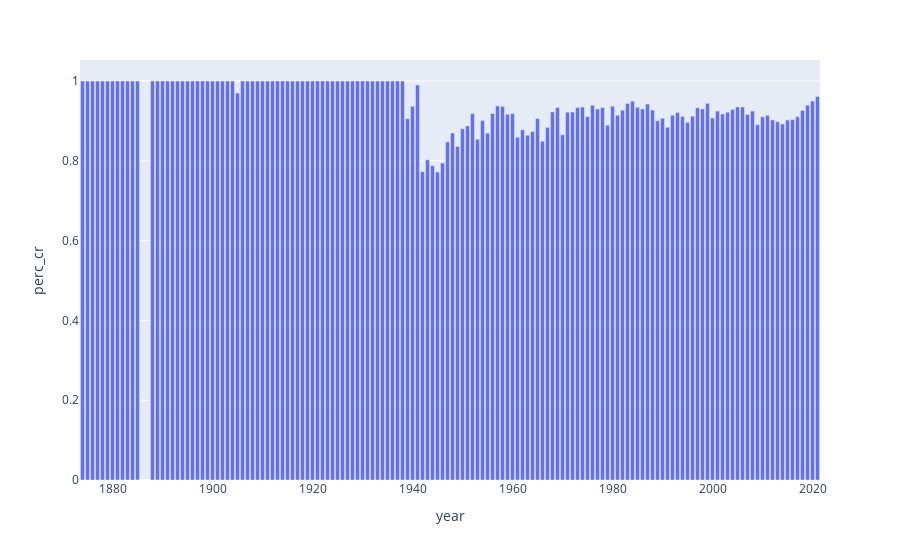

This figure's notebook cell:
### Code cell
frame = frame.apply(lambda x: pd.to_numeric(x, errors='coerce'))
frame = frame[(frame.year >= 1850)&(frame.year < 2022)]
frame = frame.groupby('year').sum()
frame['perc_cr'] = (frame['on-crossref']/frame['doi-num'])
fig = px.bar(frame,x=frame.index,y='perc_cr')
fig.show()

### Figure 1 — Plotly figure (JSON) as saved in the notebook; plotly's stock layout.template omitted (floating-point values rounded to 4 significant figures; data arrays with more than 128 entries replaced by an {"elided": "..."} marker saying what was removed)
{"data": [{"alignmentgroup": "True", "hovertemplate": "year=%{x}<br>perc_cr=%{y}<extra></extra>", "legendgroup": "", "marker": {"color": "#636efa", "pattern": {"shape": ""}}, "name": "", "offsetgroup": "", "orientation": "v", "showlegend": false, "textposition": "auto", "type": "bar", "x": {"elided": "146 int values"}, "xaxis": "x", "y": {"elided": "146 float values"}, "yaxis": "y"}], "layout": {"barmode": "relative", "legend": {"tracegroupgap": 0}, "margin": {"t": 60}, "xaxis": {"anchor": "y", "domain": [0, 1], "title": {"text": "year"}}, "yaxis": {"anchor": "x", "domain": [0, 1], "title": {"text": "perc_cr"}}}}
